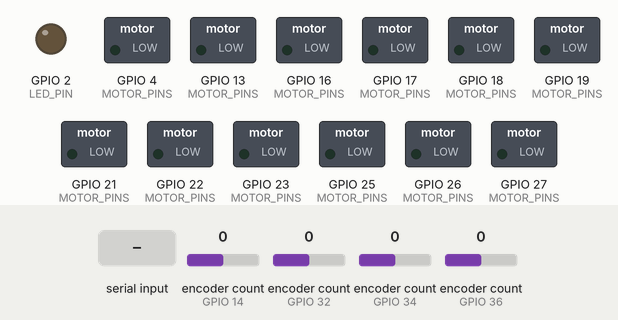
Simulated run of this program. Board: ESP32. Shown: switched loads named in the program (green lamp = pin HIGH), output pins drawn as LEDs (lit = HIGH). The inputs (shaded band) are chosen by the test bench; at power-on: encoder count (sensors on GPIO 14, GPIO 32, GPIO 34, GPIO 36) 0. What the program prints to the serial monitor is not drawn.

Above: at 1.2 s.
1.3 s: "s90\n" received over Serial
At 2.46 s:
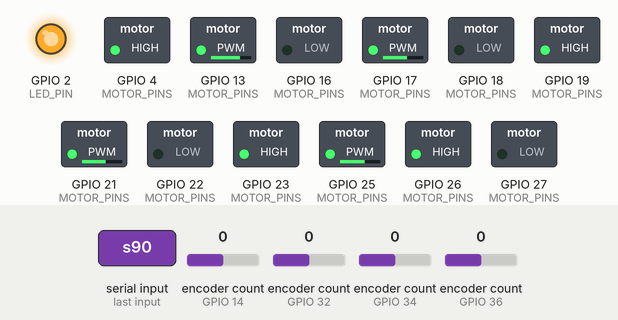
At 4.0 s:
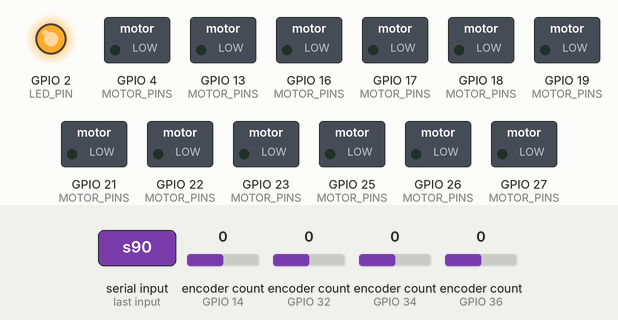
4.3 s: "g 0.6 4 1\n" received over Serial
5.8 s: "s,45\n" received over Serial
At 7.8 s:
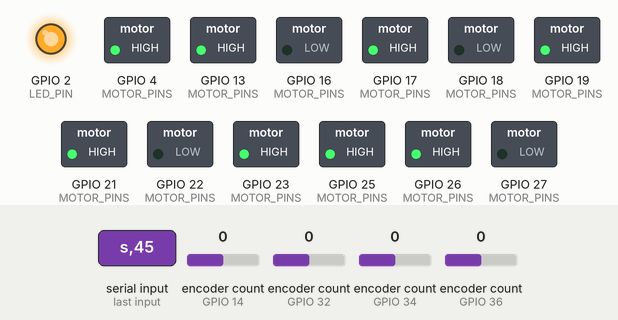
Timing chart, 0 to 14.3 s (numbered marks = the images above; inputs shaded):
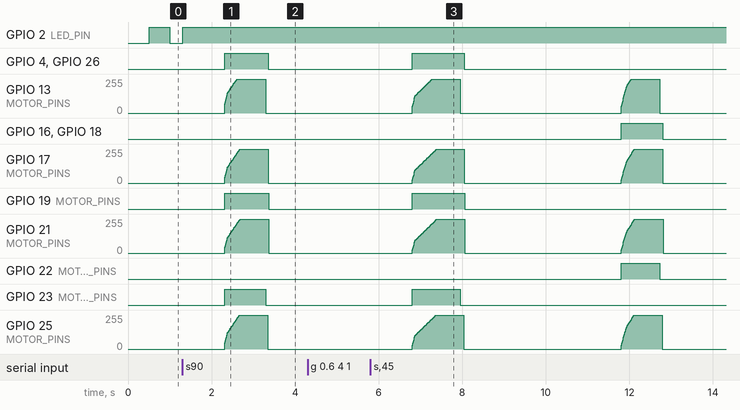

The program:

main.cpp
```cpp
// Chương trình chính ESP32: nhận lệnh (vx, vy, w) qua WiFi -> động học omni -> PID 4 bánh.
//
// Tinh chỉnh qua Serial (USB, không cần WiFi), KÊ ROBOT LÊN:
//   s            chạy kịch bản thử, in log 50 lần/giây:
//                "L <ms> <lệnh0> <đo0> <pwm0> ... <lệnh3> <đo3> <pwm3>"
//   g kp ki ff   đổi hệ số PID và tỉ lệ feedforward ngay lúc chạy (vd "g 0.6 4 1"), không cần nạp lại
#include <Arduino.h>

#include "command_link.h"
#include "kinematics.h"
#include "wheel.h"

const char* WIFI_SSID = "omni-robot";
const char* WIFI_PASSWORD = "omnirobot";  // tối thiểu 8 ký tự
const uint16_t UDP_PORT = 4210;
const uint32_t CMD_TIMEOUT_MS = 300;      // quá thời gian này không có lệnh -> dừng
const uint32_t CONTROL_PERIOD_US = 10000; // vòng điều khiển 100 Hz
const int LED_PIN = 2;                    // LED xanh trên bo DevKit

CommandLink comms(WIFI_SSID, WIFI_PASSWORD, UDP_PORT, CMD_TIMEOUT_MS);
Wheel wheels[4];

// Kịch bản thử: mỗi bước giữ một lệnh trong ms mili giây
struct Step {
  uint16_t ms;
  float vx, vy, w;
};
const Step TEST[] = {
    {1000, 0, 0, 0},      {2000, 0.3, 0, 0},  {2000, 0.8, 0, 0}, {1000, 0, 0, 0},
    {2000, -0.5, 0, 0},   {2000, 0, 0.5, 0},  {2000, 0, 0, 0.5}, {2000, 0.4, 0.4, 0},
    {1500, 0, 0, 0},
};
const int TEST_STEPS = sizeof(TEST) / sizeof(TEST[0]);
int test_step = -1;  // -1 = không chạy kịch bản
uint32_t test_step_start = 0;

void handle_serial() {
  static char line[48];
  static int len = 0;
  while (Serial.available()) {
    char ch = Serial.read();
    if (ch != '\n' && ch != '\r') {
      if (len < (int)sizeof(line) - 1) line[len++] = ch;
      continue;
    }
    line[len] = '\0';
    len = 0;
    Gains& g = Wheel::gains;
    if (line[0] == 's') {
      test_step = 0;
      test_step_start = millis();
      Serial.printf("TEST kp=%.3f ki=%.3f ff=%.2f\n", g.kp, g.ki, g.ff);
    } else if (line[0] == 'g') {
      sscanf(line + 1, "%f %f %f", &g.kp, &g.ki, &g.ff);
      Serial.printf("GAINS kp=%.3f ki=%.3f ff=%.2f\n", g.kp, g.ki, g.ff);
    }
  }
}

// Lệnh hiện tại: kịch bản thử (nếu đang chạy) được ưu tiên hơn lệnh WiFi
Command current_command() {
  if (test_step < 0) return comms.command();
  while (test_step < TEST_STEPS && millis() - test_step_start >= TEST[test_step].ms) {
    test_step_start += TEST[test_step].ms;
    test_step++;
  }
  if (test_step >= TEST_STEPS) {
    test_step = -1;
    Serial.println("END");
    return Command{};
  }
  const Step& s = TEST[test_step];
  return Command{s.vx, s.vy, s.w};
}

void setup() {
  ESP32Encoder::useInternalWeakPullResistors = puType::none;  // encoder tự kéo mức (push-pull)
  for (int i = 0; i < 4; i++) wheels[i].begin(i);  // khởi tạo motor sớm nhất để motor đứng yên
  Serial.begin(115200);
  pinMode(LED_PIN, OUTPUT);
  comms.begin();
  Serial.printf("\nWiFi: %s  mật khẩu: %s  IP: %s  cổng UDP: %u\n", WIFI_SSID, WIFI_PASSWORD,
                WiFi.softAPIP().toString().c_str(), UDP_PORT);
}

void loop() {
  comms.poll();
  handle_serial();

  static uint32_t last_us = micros();
  uint32_t now = micros();
  if (now - last_us < CONTROL_PERIOD_US) return;
  float dt = (now - last_us) * 1e-6f;
  last_us = now;

  Command c = current_command();
  float t[4];
  inverse_kinematics(c.vx, c.vy, c.w, t);
  for (int i = 0; i < 4; i++) {
    bool was_stalled = wheels[i].stalled();
    wheels[i].set_target(t[i]);
    wheels[i].update(dt);
    if (!was_stalled && wheels[i].stalled()) Serial.printf("KẸT bánh %s -> ngắt đến khi nhả lệnh\n", WHEEL_NAMES[i]);
  }

  // Số liệu 4 bánh gửi kèm gói trả lời: "<muốn> <đo> <pwm>" x 4 (laptop ghi log)
  char tel[128];
  int n = 0;
  for (auto& w : wheels) n += snprintf(tel + n, sizeof(tel) - n, "%.3f %.3f %.3f ", w.target(), w.speed(), w.duty());
  comms.set_telemetry(tel);

  bool active = test_step >= 0 || comms.alive();
  digitalWrite(LED_PIN, active ? HIGH : (millis() / 500) % 2);  // sáng = đang chạy, nháy = chờ

  static uint32_t tick = 0;
  tick++;
  if (test_step >= 0 && tick % 2 == 0) {  // log 50 lần/giây khi chạy kịch bản
    Serial.printf("L %lu", (unsigned long)millis());
    for (auto& w : wheels) Serial.printf(" %.3f %.3f %.3f", w.goal(), w.speed(), w.duty());
    Serial.println();
  } else if (test_step < 0 && tick % 100 == 0) {  // trạng thái mỗi giây
    Serial.printf("máy kết nối: %d  vx=%.2f vy=%.2f w=%.2f  tốc độ bánh: %.2f %.2f %.2f %.2f\n",
                  comms.clients(), c.vx, c.vy, c.w, wheels[0].speed(), wheels[1].speed(),
                  wheels[2].speed(), wheels[3].speed());
  }
}
```

command_link.h
```cpp
// Nhận lệnh (vx, vy, w) từ laptop qua WiFi.
//
// ESP32 tự phát WiFi (SoftAP), laptop bắt vào, không cần mạng bên ngoài.
// Giao thức UDP, gói tin dạng chữ để dễ đọc khi gỡ lỗi:
//   laptop -> ESP32:  "C <seq> <vx> <vy> <w>"   vd "C 12 0.500 -0.200 0.100"
//   ESP32 -> laptop:  "A <seq> <số liệu bánh>"   để laptop biết robot còn sống, đo độ trễ,
//                                                và ghi log (xem set_telemetry)
// Dùng UDP thay vì TCP: chỉ lệnh mới nhất có giá trị, mất gói thì gói sau 50 ms thay thế,
// không phải chờ gửi lại như TCP.
//
// Chỉ một máy được điều khiển: máy gửi lệnh đầu tiên thành "chủ", lệnh từ máy khác bị bỏ
// qua (không trả lời, nên bên đó thấy "chưa kết nối"). Chủ im lặng quá timeout_ms thì
// robot dừng và máy khác mới được giành quyền.
#pragma once

#include <WiFi.h>
#include <WiFiUdp.h>

struct Command {
  float vx = 0, vy = 0, w = 0;
};

class CommandLink {
 public:
  CommandLink(const char* ssid, const char* password, uint16_t port, uint32_t timeout_ms)
      : ssid_(ssid), password_(password), port_(port), timeout_ms_(timeout_ms) {}

  void begin() {
    WiFi.mode(WIFI_AP);
    WiFi.softAP(ssid_, password_);
    WiFi.setSleep(false);  // tắt tiết kiệm điện WiFi để giảm độ trễ
    udp_.begin(port_);
  }

  // Gọi liên tục trong loop(). Trả về true nếu vừa nhận được lệnh mới.
  bool poll() {
    bool got = false;
    int len;
    while ((len = udp_.parsePacket()) > 0) {  // đọc hết, chỉ giữ gói mới nhất
      char buf[64];
      len = udp_.read(buf, sizeof(buf) - 1);
      if (len <= 0) continue;
      buf[len] = '\0';
      unsigned long seq;
      Command c;
      if (sscanf(buf, "C %lu %f %f %f", &seq, &c.vx, &c.vy, &c.w) == 4) {
        IPAddress ip = udp_.remoteIP();
        uint16_t port = udp_.remotePort();
        if (alive() && (ip != owner_ip_ || port != owner_port_)) continue;  // không phải chủ
        owner_ip_ = ip;
        owner_port_ = port;
        cmd_ = c;
        last_ms_ = millis();
        packets_++;
        got = true;
        udp_.beginPacket(ip, port);
        udp_.printf("A %lu %s", seq, telemetry_);
        udp_.endPacket();
      }
    }
    return got;
  }

  // Có lệnh mới trong timeout_ms gần đây không. Không có -> phải dừng robot.
  bool alive() const { return last_ms_ != 0 && millis() - last_ms_ < timeout_ms_; }

  // Lệnh hiện tại; trả về 0 hết nếu đã mất liên lạc (an toàn).
  Command command() const { return alive() ? cmd_ : Command{}; }

  // Chuỗi số liệu gửi kèm mỗi gói trả lời (vd tốc độ 4 bánh), main cập nhật mỗi vòng điều khiển
  void set_telemetry(const char* text) { strlcpy(telemetry_, text, sizeof(telemetry_)); }

  uint32_t packets() const { return packets_; }
  int clients() const { return WiFi.softAPgetStationNum(); }

 private:
  const char* ssid_;
  const char* password_;
  uint16_t port_;
  uint32_t timeout_ms_;
  WiFiUDP udp_;
  Command cmd_;
  IPAddress owner_ip_;
  uint16_t owner_port_ = 0;
  uint32_t last_ms_ = 0;
  uint32_t packets_ = 0;
  char telemetry_[128] = "";
};
```

kinematics.h
```cpp
// Động học ngược robot omni 4 bánh chéo 45° (kiểu X): (vx, vy, w) -> tốc độ 4 bánh.
//
// Quy ước ROS: vx > 0 tiến, vy > 0 sang trái, w > 0 xoay trái (ngược chiều kim đồng hồ).
// Tốc độ bánh dương = bánh quay về phía trước. Mỗi bánh đẩy theo đường chéo, ví dụ bánh
// trước trái đẩy chéo "tiến + sang phải", nên muốn sang trái thì bánh đó phải quay lùi.
#pragma once
#include <math.h>

// out theo thứ tự: trước trái, trước phải, sau trái, sau phải. Mỗi giá trị trong -1..1.
inline void inverse_kinematics(float vx, float vy, float w, float out[4]) {
  out[0] = vx - vy - w;
  out[1] = vx + vy + w;
  out[2] = vx + vy - w;
  out[3] = vx - vy + w;
  // Nếu có bánh vượt 1 thì thu nhỏ cả 4 cùng tỉ lệ: giữ đúng hướng đi, chỉ chậm lại
  float m = 1.0f;
  for (int i = 0; i < 4; i++) m = fmaxf(m, fabsf(out[i]));
  for (int i = 0; i < 4; i++) out[i] /= m;
}
```

motor.h
```cpp
// Điều khiển 1 motor qua L298N: chân PWM (ENA/ENB) quyết định công suất, IN1/IN2 quyết định chiều.
#pragma once
#include "robot_config.h"

class Motor {
 public:
  // invert = true khi motor nối dây ngược: phần mềm tự đảo dấu, PWM dương luôn là quay tiến
  void begin(const MotorPins& p, bool invert = false) {
    pins_ = p;
    invert_ = invert;
    pinMode(p.in1, OUTPUT);
    pinMode(p.in2, OUTPUT);
    digitalWrite(p.in1, LOW);
    digitalWrite(p.in2, LOW);
    ledcAttach(p.pwm, PWM_FREQ, PWM_BITS);
    ledcWrite(p.pwm, 0);
  }

  // duty trong -1..1: dấu là chiều quay, độ lớn là công suất. 0 = thả trôi (cả IN về LOW).
  void set(float duty) {
    duty = constrain(invert_ ? -duty : duty, -1.0f, 1.0f);
    digitalWrite(pins_.in1, duty > 0);
    digitalWrite(pins_.in2, duty < 0);
    ledcWrite(pins_.pwm, (uint32_t)(fabsf(duty) * ((1 << PWM_BITS) - 1)));
  }

 private:
  MotorPins pins_{};
  bool invert_ = false;
};
```

wheel.h
```cpp
// Một bánh: motor + encoder + bộ điều khiển tốc độ.
//
// PWM = feedforward (đoán trước PWM cần dùng, từ đường thẳng đo được trong robot_config.h)
//     + Kp * sai số + tích phân (Ki * tổng sai số theo thời gian)
// Feedforward làm bánh phản ứng ngay; PI sửa phần còn sai (motor khác nhau, ma sát, pin yếu).
// Tốc độ dùng đơn vị chuẩn hóa: 1.0 = MAX_CPS xung/giây.
#pragma once
#include <ESP32Encoder.h>

#include "motor.h"

struct Gains {
  // Tinh chỉnh khi bánh lơ lửng (kịch bản "s"): sai số xác lập 0.2-1.2%, vọt lố 0.04-0.07
  // (bánh trước phải 0.14 do ma sát tĩnh lớn). Trên mặt đất nên chạy lại "s" để kiểm tra.
  float kp = 0.8f;
  float ki = 6.0f;
  float ff = 1.0f;  // tỉ lệ feedforward (0 = tắt, 1 = dùng đủ đường thẳng đo được)
};

const float MAX_WHEEL_ACCEL = 4.0f;  // tốc độ muốn đổi tối đa 4.0/giây (0 -> 0.8 trong 0.2 s)
const float STALL_SECONDS = 0.7f;    // PWM kịch mà bánh đứng yên lâu hơn mức này -> ngắt (bảo vệ kẹt)

class Wheel {
 public:
  inline static Gains gains;

  void begin(int idx) {
    idx_ = idx;
    motor_.begin(MOTOR_PINS[idx], MOTOR_INVERT[idx]);
    enc_.attachFullQuad(ENCODER_PINS[idx].a, ENCODER_PINS[idx].b);
    enc_.setFilter(ENCODER_FILTER);
    last_count_ = enc_.getCount();
  }

  void set_target(float t) { goal_ = constrain(t, -1.0f, 1.0f); }

  // Gọi đều đặn mỗi dt giây
  void update(float dt) {
    // Tốc độ muốn tiến dần về lệnh, không nhảy bậc (giảm giật và giảm vọt lố)
    float step = MAX_WHEEL_ACCEL * dt;
    target_ += constrain(goal_ - target_, -step, step);

    int64_t c = enc_.getCount();
    float cps = (c - last_count_) / dt;
    last_count_ = c;
    if (ENCODER_INVERT[idx_]) cps = -cps;
    speed_ += 0.3f * (cps / MAX_CPS - speed_);  // lọc thông thấp: 1 xung trong 10 ms = 2% tốc độ, rất nhiễu

    if (fabsf(target_) < 0.01f && fabsf(goal_) < 0.01f) {  // dừng hẳn: thả motor, xóa tích phân
      integral_ = 0;
      duty_ = 0;
      stalled_ = false;  // lệnh về 0 -> cho phép chạy lại sau khi bị ngắt vì kẹt
      motor_.set(0);
      return;
    }
    // Bảo vệ kẹt: PWM gần kịch mà bánh gần như đứng yên (húc tường, kẹt, mất nguồn motor)
    // -> dòng kẹt làm nóng motor và L298N. Ngắt bánh đến khi lệnh về 0.
    stall_time_ = (fabsf(duty_) >= 0.95f && fabsf(speed_) < 0.05f) ? stall_time_ + dt : 0;
    if (stall_time_ > STALL_SECONDS) stalled_ = true;
    if (stalled_) {
      integral_ = 0;
      duty_ = 0;
      motor_.set(0);
      return;
    }
    float err = target_ - speed_;
    float ff = feedforward(target_);
    float u = ff + gains.kp * err + integral_;
    // Chống tích phân bị dồn:
    // - đang tăng/giảm tốc (tốc độ muốn chưa tới lệnh): không cộng tích phân, nếu không phần
    //   cộng dồn này làm bánh vọt quá tốc độ muốn khi tới nơi. Đã tới lệnh thì luôn cộng, kể cả
    //   sai số lớn (bánh nặng cần tích phân bù phần feedforward thiếu).
    // - PWM đã kịch mà sai số còn đẩy tiếp cùng chiều: cộng thêm cũng vô ích
    bool ramping = target_ != goal_;
    bool saturated = (u >= 1.0f && err > 0) || (u <= -1.0f && err < 0);
    if (!ramping && !saturated) integral_ += gains.ki * err * dt;
    duty_ = constrain(ff + gains.kp * err + integral_, -1.0f, 1.0f);
    motor_.set(duty_);
  }

  void stop() {
    goal_ = 0;
    target_ = 0;
    integral_ = 0;
    duty_ = 0;
    motor_.set(0);
  }

  float goal() const { return goal_; }
  float target() const { return target_; }
  bool stalled() const { return stalled_; }
  float speed() const { return speed_; }
  float duty() const { return duty_; }

 private:
  // PWM ước lượng để đạt tốc độ t, theo đường thẳng đo riêng cho từng bánh
  float feedforward(float t) const {
    return copysignf(gains.ff * (FF_OFFSET[idx_] + FF_SLOPE[idx_] * fabsf(t)), t);
  }

  int idx_ = 0;
  Motor motor_;
  ESP32Encoder enc_;
  int64_t last_count_ = 0;
  float goal_ = 0;    // lệnh nhận được
  float target_ = 0;  // tốc độ muốn sau giới hạn gia tốc (tiến dần về goal_)
  float speed_ = 0, duty_ = 0, integral_ = 0;
  float stall_time_ = 0;
  bool stalled_ = false;
};
```

robot_config.h
```cpp
// Cấu hình phần cứng, theo docs/pinout.png.
// Chỉ số bánh dùng trong toàn bộ firmware: 0 trước trái, 1 trước phải, 2 sau trái, 3 sau phải.
#pragma once
#include <Arduino.h>

struct MotorPins {
  uint8_t pwm, in1, in2;
};
struct EncoderPins {
  uint8_t a, b;
};

const char* const WHEEL_NAMES[4] = {"Trước trái", "Trước phải", "Sau trái", "Sau phải"};
const MotorPins MOTOR_PINS[4] = {{25, 26, 27}, {13, 23, 22}, {21, 19, 18}, {17, 16, 4}};
const EncoderPins ENCODER_PINS[4] = {{36, 39}, {34, 35}, {32, 33}, {14, 5}};
// Motor nối dây ngược (PWM dương làm bánh quay lùi) -> đảo dấu trong phần mềm
const bool MOTOR_INVERT[4] = {false, false, false, true};

// Encoder đếm ngược dấu (motor 2 bên lắp đối xứng). Đo bằng: pio run -e motor_test
const bool ENCODER_INVERT[4] = {false, true, false, true};

const int COUNTS_PER_REV = 8112;  // xung mỗi vòng bánh: 26 xung/kênh x4 x hộp số 78

// Lệnh 1.0 = MAX_CPS xung/giây. motor_test đo được tốc độ tối đa 4552..4869 xung/giây;
// lấy thấp hơn bánh chậm nhất để PID còn dư PWM mà bù.
const float MAX_CPS = 4300;

// Feedforward: PWM ~ FF_OFFSET + FF_SLOPE * tốc độ (chuẩn hóa). Khớp bình phương tối thiểu từ
// các điểm xác lập khi bánh lơ lửng (lệch <= 0.045 PWM). Motor rất phi tuyến: 44% PWM đã ra
// 80% tốc độ. Trên mặt đất có tải thì cần PWM cao hơn, phần thiếu do PI bù.
const float FF_OFFSET[4] = {0.076, 0.148, 0.055, 0.060};
const float FF_SLOPE[4] = {0.470, 0.594, 0.453, 0.464};

const uint32_t PWM_FREQ = 1000;  // L298N dùng transistor BJT, đóng cắt chậm: 1 kHz là hợp lý
const uint8_t PWM_BITS = 10;     // duty 0..1023
const uint16_t ENCODER_FILTER = 1000;  // lọc nhiễu PCNT, đơn vị 12.5 ns -> 12.5 µs
```

Measured:
- after the input at 1.3 s, GPIO 4 (MOTOR_PINS): LOW → HIGH after 1.0 s, → LOW 1.0 s later; GPIO 13 (MOTOR_PINS): rises from 0/255 to 255/255 in 0.30 s, then falls to 0/255 in 0.69 s
- after the input at 4.3 s, every drawn part: stays the same
- after the input at 5.8 s, GPIO 4 (MOTOR_PINS), GPIO 26 (MOTOR_PINS): LOW → HIGH after 1.0 s, → LOW 1.2 s later; GPIO 19 (MOTOR_PINS): LOW → HIGH after 1.0 s, → LOW 1.3 s later; GPIO 23 (MOTOR_PINS): LOW → HIGH after 1.0 s, → LOW 1.1 s later
